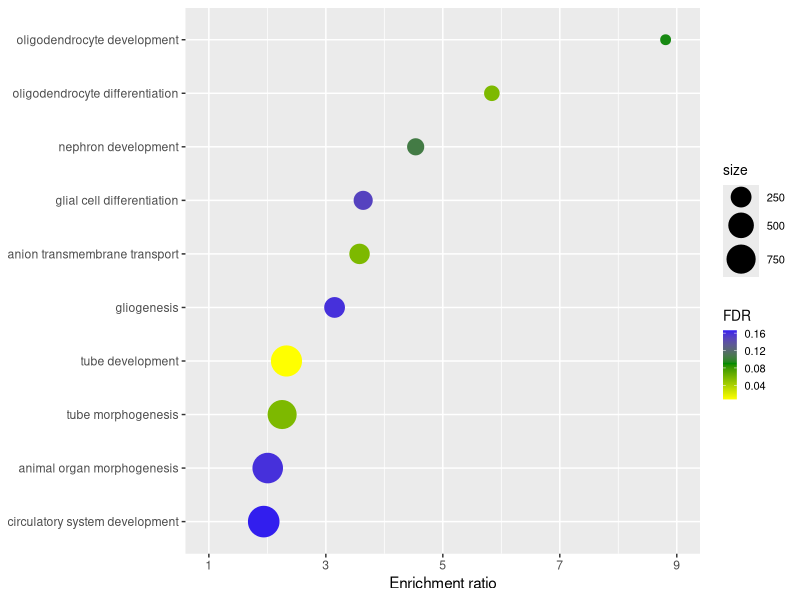
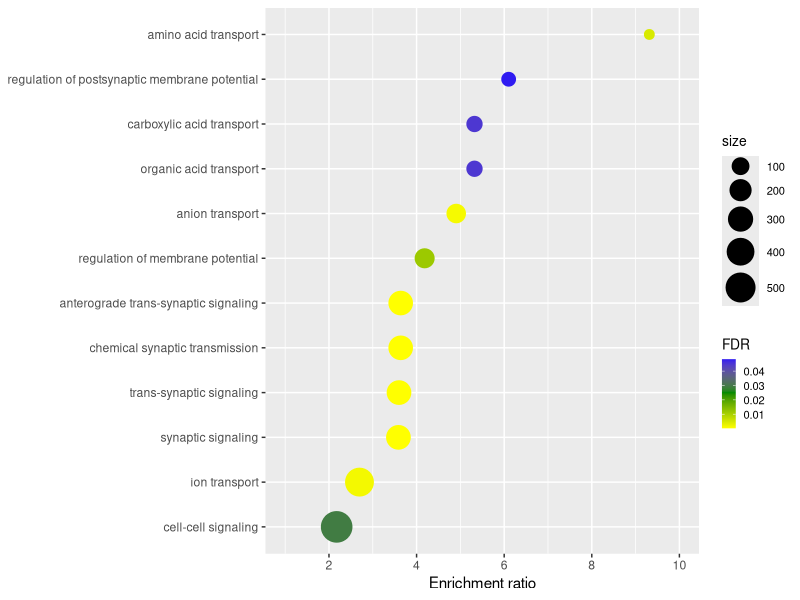
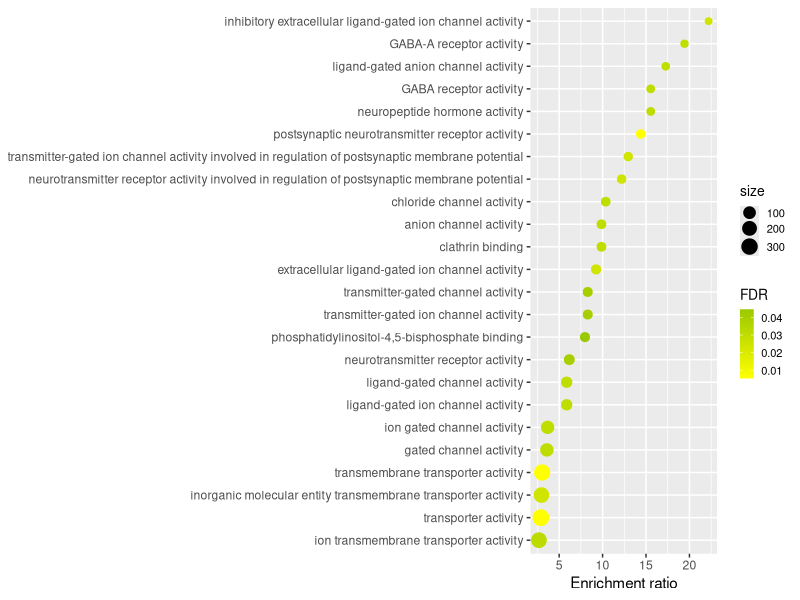

R code for these plots, in order:
library(ggplot2)

datain<-read.table('deseq2/enrichment_results_wg_result1638348378_deg_0.01_maxsize_1000_top10.txt', header=TRUE, sep='\t')
pdf(paste("deseq2/webgestalt_0.01_1000.pdf", sep=""), width=5, height=4)

ord<-datain$description[order(datain$enrichmentRatio)]
ord<-as.character(ord)
datain$description <- factor(datain$description,levels=ord)

ggplot(datain, aes(enrichmentRatio, description, colour=FDR, size=size))+ 
           geom_point()+ 
           scale_color_gradient2(name='FDR', low='yellow', mid='green4', high='blue',midpoint=0.09)+
           scale_size_area(name='Set size')+
           scale_size(range=c(3,10))+
           theme(legend.key.size = unit(10, 'points'),legend.title = element_text(size=10), legend.text = element_text(size=8),axis.title.y=element_blank())+
           xlab('Enrichment ratio')+
           scale_x_continuous(breaks=c(1,3,5,7,9), limits=c(1,9)) 

dev.off()

datain<-read.table('analysis/leading_edge/enrichment_results_wg_result1644172684_bioprocesses_0.05_max1000_le70_vs_jbs.txt', header=TRUE, sep='\t')
pdf(paste("analysis/leading_edge/enrichment_bioprocesses_0.05_max1000_le70_vs_jbs.pdf", sep=""), width=6, height=4)

ord<-datain$description[order(datain$enrichmentRatio)]
ord<-as.character(ord)
datain$description <- factor(datain$description,levels=ord)

ggplot(datain, aes(enrichmentRatio, description, colour=FDR, size=size))+ 
           geom_point()+ 
           scale_color_gradient2(name='FDR', low='yellow', mid='green4', high='blue',midpoint=0.025)+
           scale_size_area(name='Set size')+
           scale_size(range=c(3,10))+
           theme(legend.key.size = unit(10, 'points'),legend.title = element_text(size=10), legend.text = element_text(size=8),axis.title.y=element_blank())+
           xlab('Enrichment ratio')+
           scale_x_continuous(breaks=c(0,2,4,6,8,10), limits=c(1,10)) 

dev.off()


datain<-read.table('analysis/leading_edge/enrichment_results_wg_result1644172835_molfunction_0.05_max1000_le70_vs_jbs.txt', header=TRUE, sep='\t')
pdf(paste("analysis/leading_edge/enrichment_molfunction_0.05_max1000_le70_vs_jbs.pdf", sep=""), width=9, height=4)

ord<-datain$description[order(datain$enrichmentRatio)]
ord<-as.character(ord)
datain$description <- factor(datain$description,levels=ord)
ggplot(datain, aes(enrichmentRatio, description, colour=FDR, size=size))+ 
           geom_point()+ 
           scale_color_gradient2(name='FDR', low='yellow', mid='green4', high='blue',midpoint=0.09)+
           scale_size_area(name='Set size')+
           scale_size(range=c(2,5))+
           theme(legend.key.size = unit(10, 'points'),legend.title = element_text(size=10), legend.text = element_text(size=8),axis.title.y=element_blank())+
           xlab('Enrichment ratio')
#           scale_x_continuous(breaks=c(1,3,5,7,9), limits=c(1,9)) 

dev.off()
